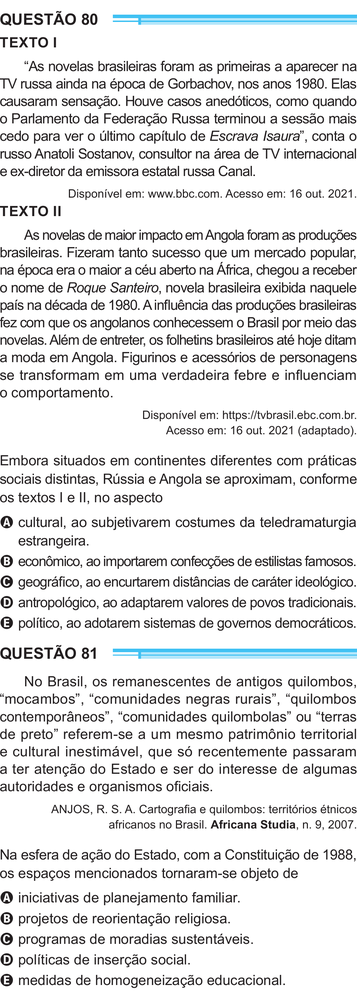
#> input picture arquivados/metades_recortadas_finais/pagina_enem_29_esquerda.png, 357 x 1000 px, shrunk from 1025 x 2869 before the run; its folder holds 4 pictures in this run
$ python corta_bordas_recortadas.py
#> lines starting #> are read from the running program, lines starting #| are printed output that depends on the picture
import os
from PIL import Image

# Pasta origem com as imagens
folder_path = "metades_recortadas_finais"

# Pasta destino para salvar a imagem concatenada
output_folder = "paginas_completas"

# Cria a pasta destino se não existir
os.makedirs(output_folder, exist_ok=True)

# Lista para armazenar os caminhos das imagens na ordem correta
imagens_ordenadas = []

# Primeiro, coleta todas as imagens e extrai os números das páginas
arquivos_paginas = []

for filename in os.listdir(folder_path):
    if filename.endswith((".png", ".jpg", ".jpeg")):
        # Extrai o número da página do nome do arquivo
        partes = filename.split('_')
        if len(partes) >= 3 and partes[2].isdigit():
            numero_pagina = int(partes[2])
            arquivos_paginas.append((numero_pagina, filename))

# Ordena as páginas pelo número
arquivos_paginas.sort(key=lambda x: x[0])

# Agora organiza na ordem: esquerda1, direita1, esquerda2, direita2, etc.
for numero, filename in arquivos_paginas:
    if "esquerda" in filename:
        # Encontra a correspondente direita
        correspondente_direita = None
        for num2, filename2 in arquivos_paginas:
            if num2 == numero and "direita" in filename2:
                correspondente_direita = filename2
                break

        if correspondente_direita:
            imagens_ordenadas.append(os.path.join(folder_path, filename))
            imagens_ordenadas.append(os.path.join(folder_path, correspondente_direita))

# Cria a imagem gigante concatenada
if imagens_ordenadas:
    # Abre a primeira imagem para obter as dimensões
    primeira_imagem = Image.open(imagens_ordenadas[0])
#> primeira_imagem is the input picture: PIL image 357x1000 RGB; mean R, G, B 225.2, 225.9, 226.5
    largura = primeira_imagem.width
#> largura = 357

    # Calcula a altura total
    altura_total = 0
    imagens_abertas = []

    for caminho_imagem in imagens_ordenadas:
        img = Image.open(caminho_imagem)
        imagens_abertas.append(img)
        altura_total += img.height
#> altura_total = 1000

    # Cria a nova imagem com altura total
    nova_imagem = Image.new('RGB', (largura, altura_total))
#> nova_imagem: PIL image 357x4000 RGB; every value is 0

    # Cola todas as imagens verticalmente
    y_offset = 0
    for img in imagens_abertas:
        nova_imagem.paste(img, (0, y_offset))
        y_offset += img.height
        img.close()  # Fecha a imagem para liberar memória
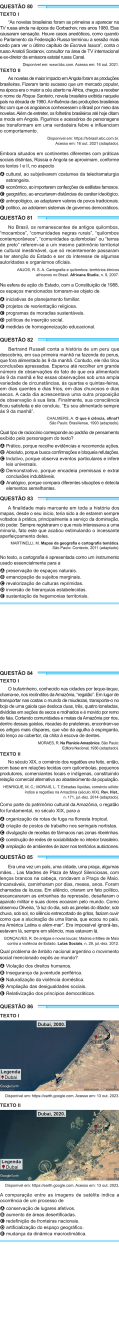
#> nova_imagem: PIL image 357x4000 RGB (shown at 1/3 size); mean R, G, B 214.9, 216.6, 217.1

    # Salva a imagem concatenada
    output_path = os.path.join(output_folder, "todas_paginas_concatenadas.png")
    nova_imagem.save(output_path)

    print(f"Imagem gigante criada com sucesso!")
    print(f"Total de {len(imagens_ordenadas)} imagens concatenadas")
    print(f"Dimensões finais: {largura}x{altura_total} pixels")
    print(f"Salvo como: {output_path}")

else:
    print("Nenhuma imagem encontrada para concatenar")

print("Processamento concluído!")
